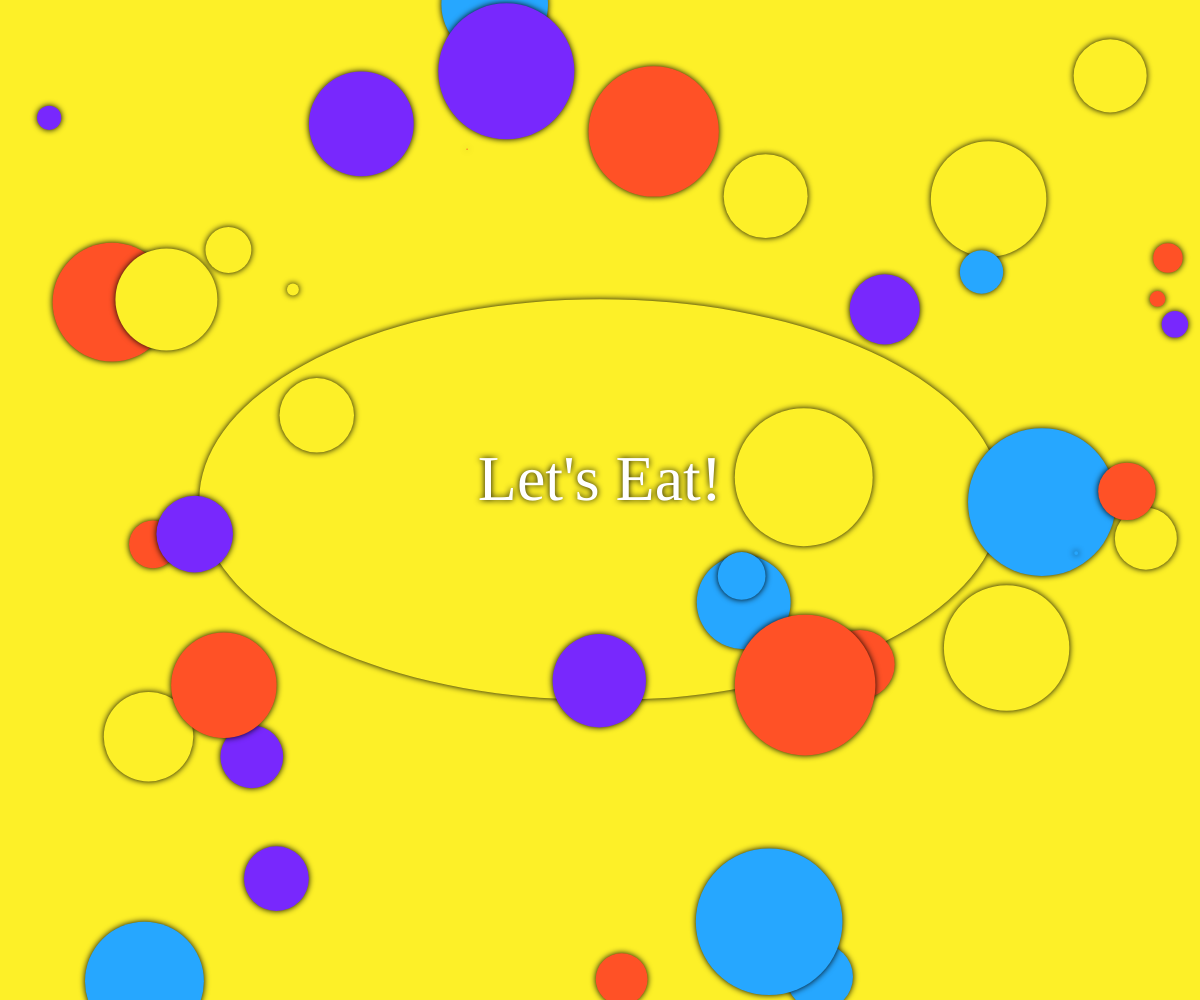
Frame 1 (no input)
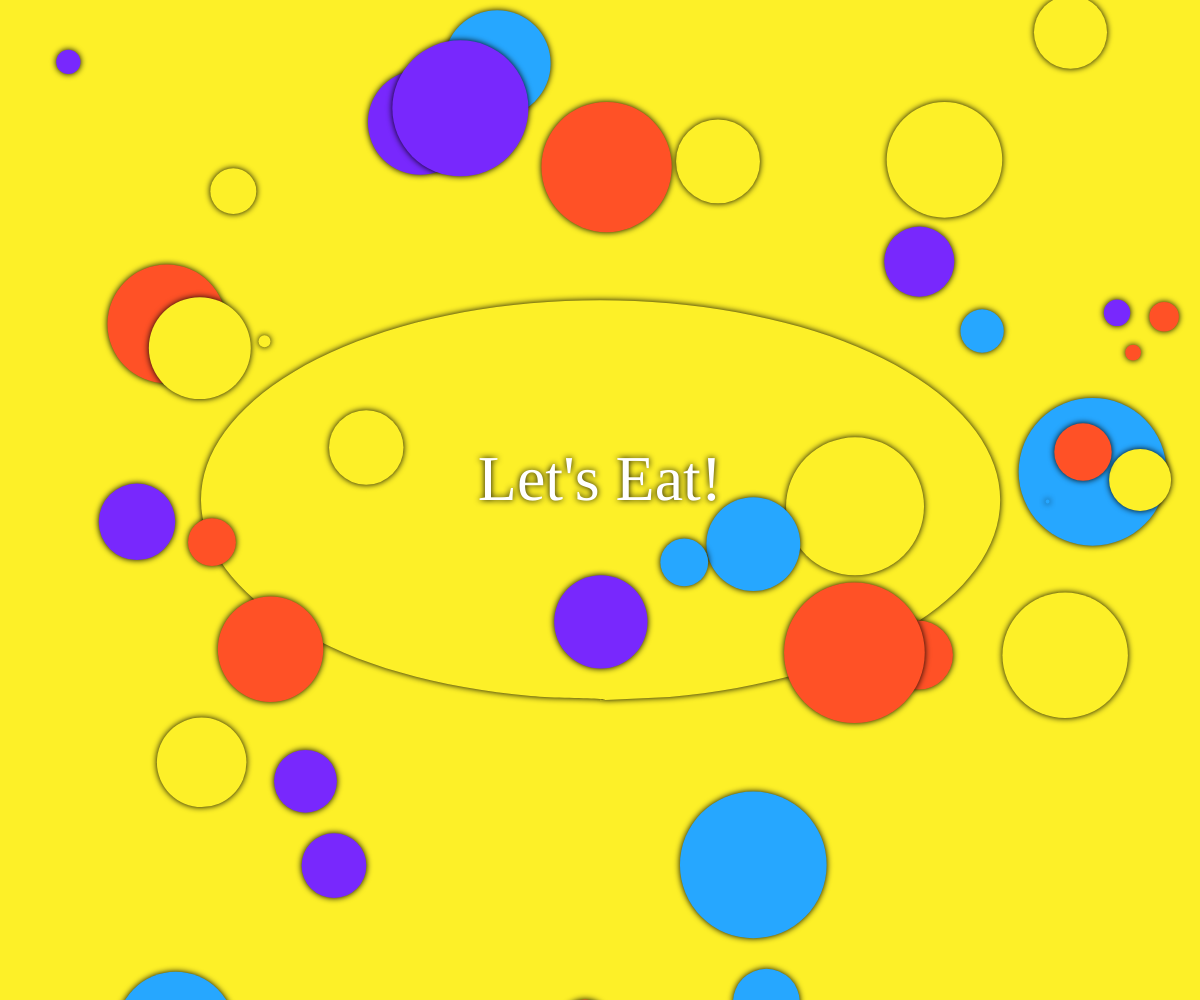
Frame 60 (no input)
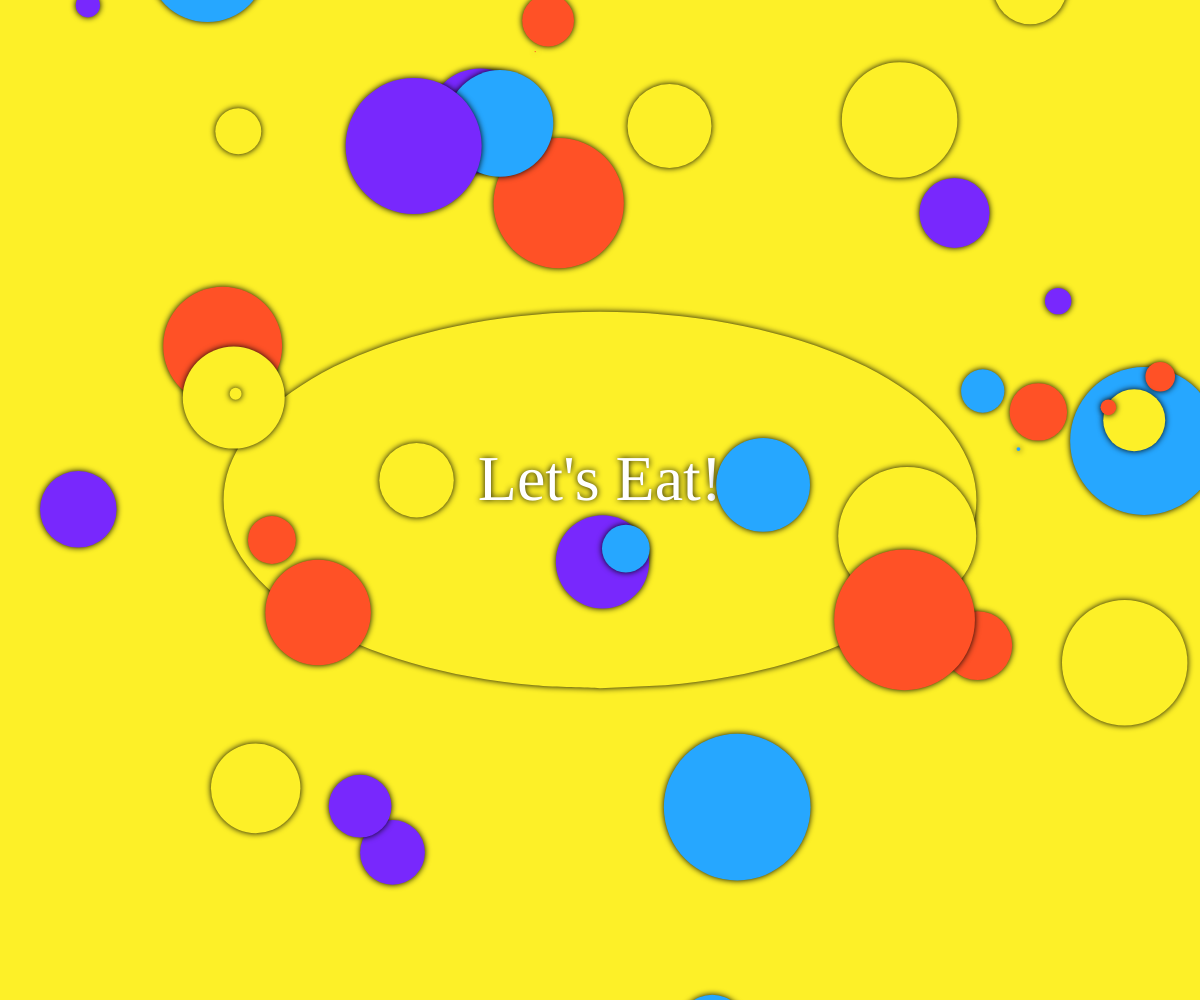
Frame 120 (the mouse pressed at the canvas centre since frame 60)

The p5.js sketch that drew these frames (run headless with seeded random() and noise() and a simulated clock; from frame 60 on, the mouse is pressed at the canvas centre):

// p5.js sketch
// ── sketch.js
let ballNum = 40;
let ball = [];
let backgroundColor;
let circleColor;

function setup() {
	createCanvas(windowWidth, windowHeight);
	backgroundColor = pickColor();
	circleColor = pickColor();
  drawingContext.shadowBlur = 6;
  drawingContext.shadowColor = 'black';
	noStroke();
	for (let i = 0; i < ballNum; i++) {
    const x = Math.random() * width;
    const y = Math.random() * height;
    const d = Math.random() * 150; 
		ball[i] = new Agent(x, y, d);
	}
	textSize(64);
	textAlign(CENTER);
	textFont('arial black');
}

function draw() {
	background(backgroundColor);
	fill(circleColor);

	push();
	translate(width/2, height/2);
  drawSomething(width/2);
	pop();

	fill(255);
	text("Let's Eat!", width/2, height/2);

	push();
	ball.forEach((a) => {
		a.display();
		a.update();
	});
	pop();

}

function drawSomething(r) {
	beginShape();
	for (let i = 0; i < TWO_PI;i+=radians(10)) {
    const thisNoise = noise(i * 0.003, frameCount * 0.002)
		let x = r * sin(i) * thisNoise;
    let y = r/2 * cos(i) * thisNoise;
    curveVertex(x, y);
	}
	endShape(CLOSE);
}

function pickColor() {
	let colors = ["#26A7FF", "#7828FD", "#FF5126", "#FDF028"];
	return colors[Math.floor(Math.random() * colors.length)];
}

class Agent {
	constructor(x, y, d) {
		this.vector = createVector(x, y);
		this.randomVector = p5.Vector.random2D();
		this.d = d;
		this.r = d/2;
		this.color = pickColor();
	}

	display() {
		fill(this.color);
		ellipse(this.vector.x, this.vector.y, this.d, this.d);
	}

	update() {
		this.vector.add(this.randomVector);
		if (this.vector.x + this.r < 0) {
			this.vector.x = width + this.r;
		} else if (this.vector.x - this.r > width) {
			this.vector.x = -this.r;
		}

		if (this.vector.y + this.r < 0) {
			this.vector.y = height + this.r;
		} else if (this.vector.y - this.r > height) {
			this.vector.y = -this.r;
		}
	}
}
